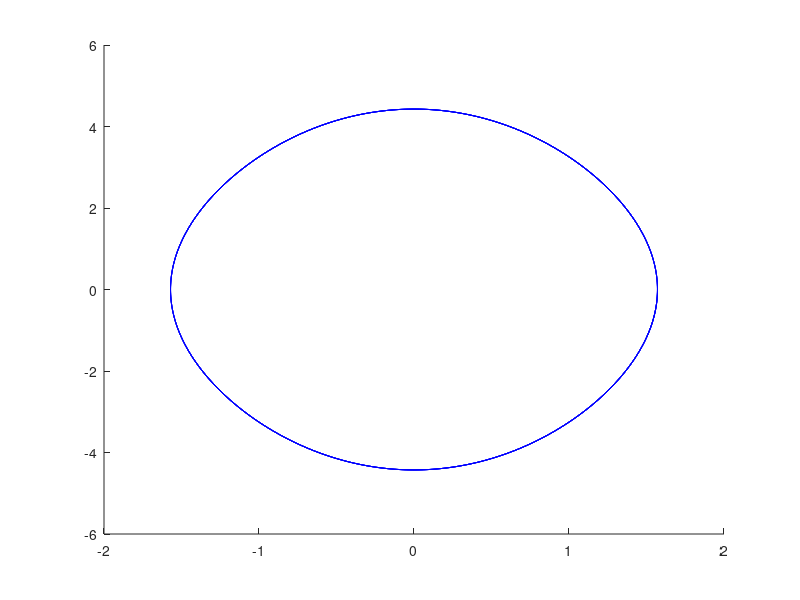

This figure's MATLAB source:
% [phi, dphi]=meshgrid(-5:0.1:5,-5:0.1:5);
% Dphi=dphi;
% DDphi=-9.81/1*sin(phi);
% L=sqrt(1+Dphi.^2);
% quiver(Dphi, DDphi, Dphi*2, DDphi*2, 1)
% axis tight

[x,y] = meshgrid(-4*pi:0.1:4*pi,-10:0.1:10);
dphi = y;
ddphi = -9.81*sin(x);

figure
% quiver(x,y,dphi,ddphi)

startx = pi/2;
starty = 0;
streamline(x,y,dphi,ddphi,startx,starty)